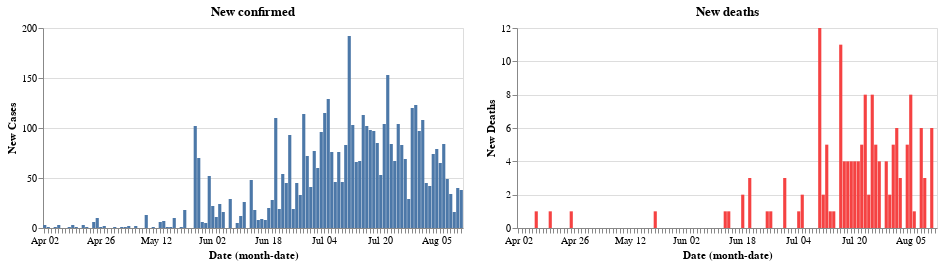

Here is the notebook cell this chart was saved with:
### Code cell
base = alt.Chart(df[:120]).mark_bar().encode(
    x='monthdate(Date):O',
).properties(
    width=420,
    height=200
)

base.encode(y='New Cases').properties(title='New confirmed') | base.encode(color=red, y='New Deaths').properties(title='New deaths')

### Figure 1 — Vega-Lite specification as saved in the notebook (floating-point values rounded to 4 significant figures)
{"config": {"view": {"continuousWidth": 400, "continuousHeight": 300}}, "hconcat": [{"mark": "bar", "encoding": {"x": {"type": "ordinal", "field": "Date", "timeUnit": "monthdate"}, "y": {"type": "quantitative", "field": "New Cases"}}, "height": 200, "title": "New confirmed", "width": 420}, {"mark": "bar", "encoding": {"color": {"value": "#f54242"}, "x": {"type": "ordinal", "field": "Date", "timeUnit": "monthdate"}, "y": {"type": "quantitative", "field": "New Deaths"}}, "height": 200, "title": "New deaths", "width": 420}], "data": {"name": "data-a9732ec8bcb93047bf551ccefbc8af27"}, "$schema": "https://vega.github.io/schema/vega-lite/v4.8.1.json", "datasets": {"data-a9732ec8bcb93047bf551ccefbc8af27": [{"Date": "2020-04-02T00:00:00", "New Cases": 3, "New Deaths": 0, "Total Cases": 3, "Total Deaths": 0}, {"Date": "2020-04-03T00:00:00", "New Cases": 1, "New Deaths": 0, "Total Cases": 4, "Total Deaths": 0}, {"Date": "2020-04-04T00:00:00", "New Cases": 0, "New Deaths": 0, "Total Cases": 4, "Total Deaths": 0}, {"Date": "2020-04-05T00:00:00", "New Cases": 1, "New Deaths": 0, "Total Cases": 5, "Total Deaths": 0}, {"Date": "2020-04-06T00:00:00", "New Cases": 3, "New Deaths": 0, "Total Cases": 8, "Total Deaths": 0}, {"Date": "2020-04-07T00:00:00", "New Cases": 0, "New Deaths": 1, "Total Cases": 8, "Total Deaths": 1}, {"Date": "2020-04-08T00:00:00", "New Cases": 0, "New Deaths": 0, "Total Cases": 8, "Total Deaths": 1}, {"Date": "2020-04-09T00:00:00", "New Cases": 1, "New Deaths": 0, "Total Cases": 9, "Total Deaths": 1}, {"Date": "2020-04-10T00:00:00", "New Cases": 3, "New Deaths": 0, "Total Cases": 12, "Total Deaths": 1}, {"Date": "2020-04-11T00:00:00", "New Cases": 1, "New Deaths": 1, "Total Cases": 13, "Total Deaths": 2}, {"Date": "2020-04-12T00:00:00", "New Cases": 0, "New Deaths": 0, "Total Cases": 13, "Total Deaths": 2}, {"Date": "2020-04-13T00:00:00", "New Cases": 3, "New Deaths": 0, "Total Cases": 16, "Total Deaths": 2}, {"Date": "2020-04-17T00:00:00", "New Cases": 1, "New Deaths": 0, "Total Cases": 17, "Total Deaths": 2}, {"Date": "2020-04-18T00:00:00", "New Cases": 0, "New Deaths": 0, "Total Cases": 17, "Total Deaths": 2}, {"Date": "2020-04-22T00:00:00", "New Cases": 6, "New Deaths": 0, "Total Cases": 23, "Total Deaths": 2}, {"Date": "2020-04-23T00:00:00", "New Cases": 10, "New Deaths": 1, "Total Cases": 33, "Total Deaths": 3}, {"Date": "2020-04-26T00:00:00", "New Cases": 1, "New Deaths": 0, "Total Cases": 34, "Total Deaths": 3}, {"Date": "2020-04-27T00:00:00", "New Cases": 2, "New Deaths": 0, "Total Cases": 36, "Total Deaths": 3}, {"Date": "2020-04-28T00:00:00", "New Cases": 0, "New Deaths": 0, "Total Cases": 36, "Total Deaths": 3}, {"Date": "2020-04-29T00:00:00", "New Cases": 0, "New Deaths": 0, "Total Cases": 36, "Total Deaths": 3}, {"Date": "2020-04-30T00:00:00", "New Cases": 1, "New Deaths": 0, "Total Cases": 37, "Total Deaths": 3}, {"Date": "2020-05-01T00:00:00", "New Cases": 0, "New Deaths": 0, "Total Cases": 37, "Total Deaths": 3}, {"Date": "2020-05-02T00:00:00", "New Cases": 1, "New Deaths": 0, "Total Cases": 38, "Total Deaths": 3}, {"Date": "2020-05-03T00:00:00", "New Cases": 1, "New Deaths": 0, "Total Cases": 39, "Total Deaths": 3}, {"Date": "2020-05-04T00:00:00", "New Cases": 2, "New Deaths": 0, "Total Cases": 41, "Total Deaths": 3}, {"Date": "2020-05-05T00:00:00", "New Cases": 0, "New Deaths": 0, "Total Cases": 41, "Total Deaths": 3}, {"Date": "2020-05-06T00:00:00", "New Cases": 2, "New Deaths": 0, "Total Cases": 43, "Total Deaths": 3}, {"Date": "2020-05-07T00:00:00", "New Cases": 0, "New Deaths": 0, "Total Cases": 43, "Total Deaths": 3}, {"Date": "2020-05-08T00:00:00", "New Cases": 0, "New Deaths": 0, "Total Cases": 43, "Total Deaths": 3}, {"Date": "2020-05-09T00:00:00", "New Cases": 13, "New Deaths": 0, "Total Cases": 56, "Total Deaths": 3}, {"Date": "2020-05-10T00:00:00", "New Cases": 0, "New Deaths": 0, "Total Cases": 56, "Total Deaths": 3}, {"Date": "2020-05-11T00:00:00", "New Cases": 1, "New Deaths": 0, "Total Cases": 57, "Total Deaths": 3}, {"Date": "2020-05-12T00:00:00", "New Cases": 0, "New Deaths": 0, "Total Cases": 57, "Total Deaths": 3}, {"Date": "2020-05-13T00:00:00", "New Cases": 6, "New Deaths": 0, "Total Cases": 63, "Total Deaths": 3}, {"Date": "2020-05-17T00:00:00", "New Cases": 7, "New Deaths": 0, "Total Cases": 70, "Total Deaths": 3}, {"Date": "2020-05-20T00:00:00", "New Cases": 1, "New Deaths": 0, "Total Cases": 71, "Total Deaths": 3}, {"Date": "2020-05-21T00:00:00", "New Cases": 1, "New Deaths": 0, "Total Cases": 72, "Total Deaths": 3}, {"Date": "2020-05-22T00:00:00", "New Cases": 10, "New Deaths": 0, "Total Cases": 82, "Total Deaths": 3}, {"Date": "2020-05-23T00:00:00", "New Cases": 0, "New Deaths": 0, "Total Cases": 82, "Total Deaths": 3}, {"Date": "2020-05-24T00:00:00", "New Cases": 1, "New Deaths": 1, "Total Cases": 83, "Total Deaths": 4}, {"Date": "2020-05-25T00:00:00", "New Cases": 18, "New Deaths": 0, "Total Cases": 101, "Total Deaths": 4}, {"Date": "2020-05-26T00:00:00", "New Cases": 0, "New Deaths": 0, "Total Cases": 101, "Total Deaths": 4}, {"Date": "2020-05-27T00:00:00", "New Cases": 0, "New Deaths": 0, "Total Cases": 101, "Total Deaths": 4}, {"Date": "2020-05-28T00:00:00", "New Cases": 102, "New Deaths": 0, "Total Cases": 203, "Total Deaths": 4}, {"Date": "2020-05-29T00:00:00", "New Cases": 70, "New Deaths": 0, "Total Cases": 273, "Total Deaths": 4}, {"Date": "2020-05-30T00:00:00", "New Cases": 6, "New Deaths": 0, "Total Cases": 279, "Total Deaths": 4}, {"Date": "2020-05-31T00:00:00", "New Cases": 5, "New Deaths": 0, "Total Cases": 284, "Total Deaths": 4}, {"Date": "2020-06-01T00:00:00", "New Cases": 52, "New Deaths": 0, "Total Cases": 336, "Total Deaths": 4}, {"Date": "2020-06-02T00:00:00", "New Cases": 22, "New Deaths": 0, "Total Cases": 358, "Total Deaths": 4}, {"Date": "2020-06-03T00:00:00", "New Cases": 11, "New Deaths": 0, "Total Cases": 369, "Total Deaths": 4}, {"Date": "2020-06-04T00:00:00", "New Cases": 24, "New Deaths": 0, "Total Cases": 393, "Total Deaths": 4}, {"Date": "2020-06-05T00:00:00", "New Cases": 16, "New Deaths": 0, "Total Cases": 409, "Total Deaths": 4}, {"Date": "2020-06-06T00:00:00", "New Cases": 0, "New Deaths": 0, "Total Cases": 409, "Total Deaths": 4}, {"Date": "2020-06-07T00:00:00", "New Cases": 29, "New Deaths": 0, "Total Cases": 438, "Total Deaths": 4}, {"Date": "2020-06-08T00:00:00", "New Cases": 0, "New Deaths": 0, "Total Cases": 438, "Total Deaths": 4}, {"Date": "2020-06-09T00:00:00", "New Cases": 5, "New Deaths": 0, "Total Cases": 443, "Total Deaths": 4}, {"Date": "2020-06-10T00:00:00", "New Cases": 12, "New Deaths": 0, "Total Cases": 455, "Total Deaths": 4}, {"Date": "2020-06-11T00:00:00", "New Cases": 26, "New Deaths": 0, "Total Cases": 481, "Total Deaths": 4}, {"Date": "2020-06-12T00:00:00", "New Cases": 0, "New Deaths": 0, "Total Cases": 481, "Total Deaths": 4}, {"Date": "2020-06-13T00:00:00", "New Cases": 48, "New Deaths": 1, "Total Cases": 529, "Total Deaths": 5}, {"Date": "2020-06-14T00:00:00", "New Cases": 18, "New Deaths": 1, "Total Cases": 547, "Total Deaths": 6}, {"Date": "2020-06-15T00:00:00", "New Cases": 8, "New Deaths": 0, "Total Cases": 555, "Total Deaths": 6}, {"Date": "2020-06-16T00:00:00", "New Cases": 9, "New Deaths": 0, "Total Cases": 564, "Total Deaths": 6}, {"Date": "2020-06-17T00:00:00", "New Cases": 8, "New Deaths": 0, "Total Cases": 572, "Total Deaths": 6}, {"Date": "2020-06-18T00:00:00", "New Cases": 20, "New Deaths": 2, "Total Cases": 592, "Total Deaths": 8}, {"Date": "2020-06-19T00:00:00", "New Cases": 28, "New Deaths": 0, "Total Cases": 620, "Total Deaths": 8}, {"Date": "2020-06-20T00:00:00", "New Cases": 110, "New Deaths": 3, "Total Cases": 730, "Total Deaths": 11}, {"Date": "2020-06-21T00:00:00", "New Cases": 19, "New Deaths": 0, "Total Cases": 749, "Total Deaths": 11}, {"Date": "2020-06-22T00:00:00", "New Cases": 54, "New Deaths": 0, "Total Cases": 803, "Total Deaths": 11}, {"Date": "2020-06-23T00:00:00", "New Cases": 45, "New Deaths": 0, "Total Cases": 848, "Total Deaths": 11}, {"Date": "2020-06-24T00:00:00", "New Cases": 93, "New Deaths": 0, "Total Cases": 941, "Total Deaths": 11}, {"Date": "2020-06-25T00:00:00", "New Cases": 19, "New Deaths": 1, "Total Cases": 960, "Total Deaths": 12}, {"Date": "2020-06-26T00:00:00", "New Cases": 45, "New Deaths": 1, "Total Cases": 1005, "Total Deaths": 13}, {"Date": "2020-06-27T00:00:00", "New Cases": 33, "New Deaths": 0, "Total Cases": 1038, "Total Deaths": 13}, {"Date": "2020-06-28T00:00:00", "New Cases": 114, "New Deaths": 0, "Total Cases": 1152, "Total Deaths": 13}, {"Date": "2020-06-29T00:00:00", "New Cases": 72, "New Deaths": 0, "Total Cases": 1224, "Total Deaths": 13}, {"Date": "2020-06-30T00:00:00", "New Cases": 41, "New Deaths": 3, "Total Cases": 1265, "Total Deaths": 16}, {"Date": "2020-07-01T00:00:00", "New Cases": 77, "New Deaths": 0, "Total Cases": 1342, "Total Deaths": 16}, {"Date": "2020-07-02T00:00:00", "New Cases": 60, "New Deaths": 0, "Total Cases": 1402, "Total Deaths": 16}, {"Date": "2020-07-03T00:00:00", "New Cases": 96, "New Deaths": 0, "Total Cases": 1498, "Total Deaths": 16}, {"Date": "2020-07-04T00:00:00", "New Cases": 115, "New Deaths": 1, "Total Cases": 1613, "Total Deaths": 17}, {"Date": "2020-07-05T00:00:00", "New Cases": 129, "New Deaths": 2, "Total Cases": 1742, "Total Deaths": 19}, {"Date": "2020-07-06T00:00:00", "New Cases": 76, "New Deaths": 0, "Total Cases": 1818, "Total Deaths": 19}, {"Date": "2020-07-07T00:00:00", "New Cases": 46, "New Deaths": 0, "Total Cases": 1864, "Total Deaths": 19}, {"Date": "2020-07-08T00:00:00", "New Cases": 76, "New Deaths": 0, "Total Cases": 1940, "Total Deaths": 19}, {"Date": "2020-07-09T00:00:00", "New Cases": 46, "New Deaths": 0, "Total Cases": 1986, "Total Deaths": 19}, {"Date": "2020-07-10T00:00:00", "New Cases": 83, "New Deaths": 12, "Total Cases": 2069, "Total Deaths": 31}, {"Date": "2020-07-11T00:00:00", "New Cases": 192, "New Deaths": 2, "Total Cases": 2261, "Total Deaths": 33}, {"Date": "2020-07-12T00:00:00", "New Cases": 103, "New Deaths": 5, "Total Cases": 2364, "Total Deaths": 38}, {"Date": "2020-07-13T00:00:00", "New Cases": 66, "New Deaths": 1, "Total Cases": 2430, "Total Deaths": 39}, {"Date": "2020-07-14T00:00:00", "New Cases": 67, "New Deaths": 1, "Total Cases": 2497, "Total Deaths": 40}, {"Date": "2020-07-15T00:00:00", "New Cases": 113, "New Deaths": 0, "Total Cases": 2610, "Total Deaths": 40}, {"Date": "2020-07-16T00:00:00", "New Cases": 102, "New Deaths": 11, "Total Cases": 2712, "Total Deaths": 51}, {"Date": "2020-07-17T00:00:00", "New Cases": 98, "New Deaths": 4, "Total Cases": 2810, "Total Deaths": 55}, {"Date": "2020-07-18T00:00:00", "New Cases": 97, "New Deaths": 4, "Total Cases": 2907, "Total Deaths": 59}, {"Date": "2020-07-19T00:00:00", "New Cases": 85, "New Deaths": 4, "Total Cases": 2992, "Total Deaths": 63}, {"Date": "2020-07-20T00:00:00", "New Cases": 53, "New Deaths": 4, "Total Cases": 3045, "Total Deaths": 67}, {"Date": "2020-07-21T00:00:00", "New Cases": 104, "New Deaths": 4, "Total Cases": 3149, "Total Deaths": 71}, {"Date": "2020-07-22T00:00:00", "New Cases": 153, "New Deaths": 5, "Total Cases": 3302, "Total Deaths": 76}, {"Date": "2020-07-23T00:00:00", "New Cases": 84, "New Deaths": 8, "Total Cases": 3386, "Total Deaths": 84}, {"Date": "2020-07-24T00:00:00", "New Cases": 67, "New Deaths": 2, "Total Cases": 3453, "Total Deaths": 86}, {"Date": "2020-07-25T00:00:00", "New Cases": 104, "New Deaths": 8, "Total Cases": 3557, "Total Deaths": 94}, {"Date": "2020-07-26T00:00:00", "New Cases": 83, "New Deaths": 5, "Total Cases": 3640, "Total Deaths": 99}, {"Date": "2020-07-27T00:00:00", "New Cases": 69, "New Deaths": 4, "Total Cases": 3709, "Total Deaths": 103}, {"Date": "2020-07-28T00:00:00", "New Cases": 29, "New Deaths": 0, "Total Cases": 3738, "Total Deaths": 103}, {"Date": "2020-07-29T00:00:00", "New Cases": 120, "New Deaths": 4, "Total Cases": 3858, "Total Deaths": 107}, {"Date": "2020-07-30T00:00:00", "New Cases": 123, "New Deaths": 2, "Total Cases": 3981, "Total Deaths": 109}, {"Date": "2020-07-31T00:00:00", "New Cases": 97, "New Deaths": 5, "Total Cases": 4078, "Total Deaths": 114}, {"Date": "2020-08-01T00:00:00", "New Cases": 108, "New Deaths": 6, "Total Cases": 4186, "Total Deaths": 120}, {"Date": "2020-08-02T00:00:00", "New Cases": 45, "New Deaths": 3, "Total Cases": 4231, "Total Deaths": 123}, {"Date": "2020-08-03T00:00:00", "New Cases": 42, "New Deaths": 0, "Total Cases": 4273, "Total Deaths": 123}, {"Date": "2020-08-04T00:00:00", "New Cases": 74, "New Deaths": 5, "Total Cases": 4347, "Total Deaths": 128}, {"Date": "2020-08-05T00:00:00", "New Cases": 79, "New Deaths": 8, "Total Cases": 4426, "Total Deaths": 136}, {"Date": "2020-08-06T00:00:00", "New Cases": 65, "New Deaths": 1, "Total Cases": 4491, "Total Deaths": 137}, {"Date": "2020-08-07T00:00:00", "New Cases": 84, "New Deaths": 0, "Total Cases": 4575, "Total Deaths": 137}, {"Date": "2020-08-08T00:00:00", "New Cases": 49, "New Deaths": 6, "Total Cases": 4624, "Total Deaths": 143}, {"Date": "2020-08-09T00:00:00", "New Cases": 34, "New Deaths": 3, "Total Cases": 4658, "Total Deaths": 146}, {"Date": "2020-08-10T00:00:00", "New Cases": 16, "New Deaths": 0, "Total Cases": 4674, "Total Deaths": 146}, {"Date": "2020-08-11T00:00:00", "New Cases": 40, "New Deaths": 6, "Total Cases": 4714, "Total Deaths": 152}, {"Date": "2020-08-12T00:00:00", "New Cases": 38, "New Deaths": 0, "Total Cases": 4752, "Total Deaths": 152}]}}
